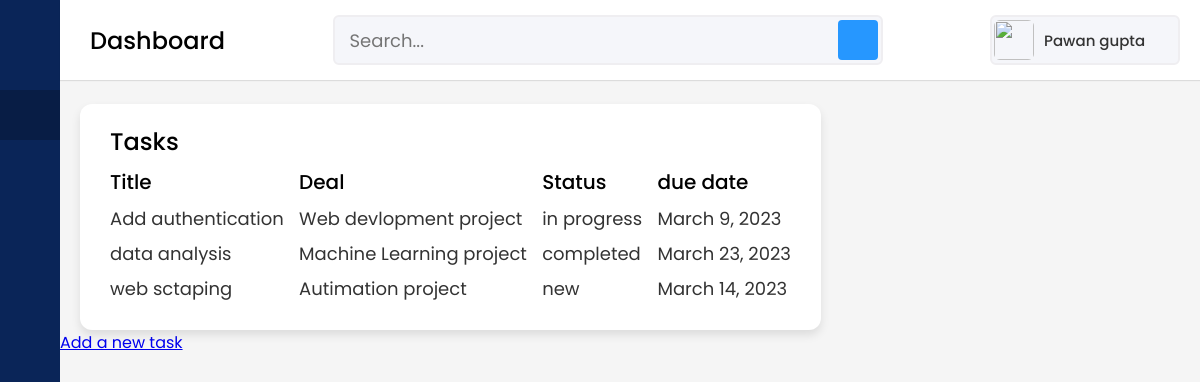
/tasks/, run on an earlier commit of the app's database.
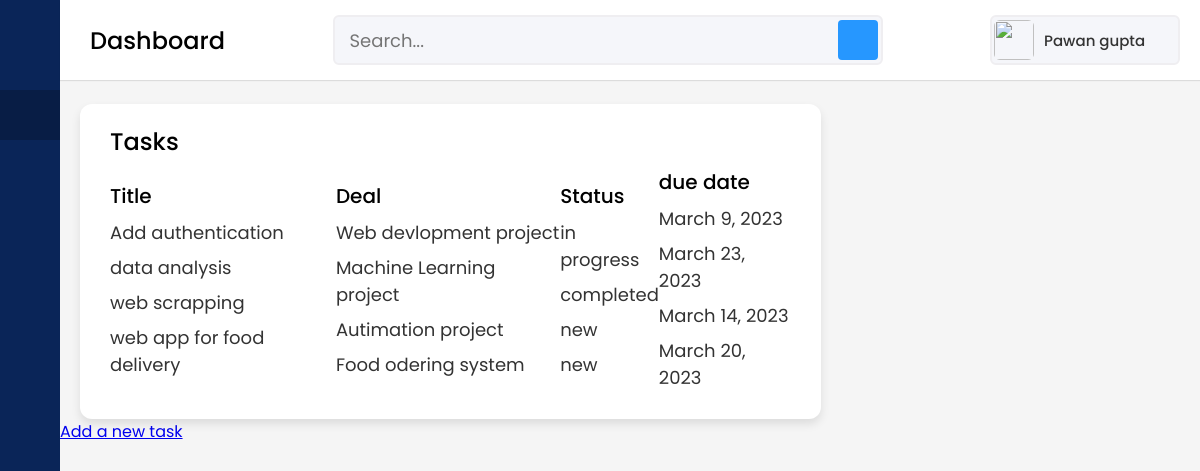
And on a later commit of the database.
### base/models.py (models this page shows, shortened)
class Task(models.Model):
    title = models.CharField(max_length=200)
    deal = models.ForeignKey(Deal, on_delete=models.CASCADE,null=True,blank=True)
    contact = models.ForeignKey(Contact, on_delete=models.CASCADE,null=True, blank=True)
    status = models.CharField(max_length=100, choices=[
        ('new', 'New'),
        ('in progress', 'In Progress'),
        ('completed', 'Completed'),
        ('deferred', 'Deferred'),
    ],null=True)
    due_date = models.DateField(null=True, blank=True)
    completed = models.BooleanField(default=False)
    created_at = models.DateTimeField(auto_now_add=True)
    updated_at = models.DateTimeField(auto_now=True)

class Deal(models.Model):
    title = models.CharField(max_length=100)
    company = models.ForeignKey(Company, on_delete=models.CASCADE,null=True)
    amount = models.DecimalField(max_digits=10, decimal_places=2,default=000)
    status = models.CharField(max_length=100, choices=[
        ('new', 'New'),
        ('in progress', 'In Progress'),
        ('won', 'Won'),
        ('lost', 'Lost'),
    ],null=True)
    created_at = models.DateTimeField(auto_now_add=True)
    updated_at = models.DateTimeField(auto_now=True)
    def __str__(self):
        return self.title

### base/views.py (the view)
# urls.py: path('tasks/', views.task_list, name='task_list'),
def task_list(request):
    tasks = Task.objects.all()
    context = {"tasks":tasks}
    return render(request,"base/task_list.html",context)

### base/templates/base/task_list.html (shortened to what this page needs)
{% extends "base/main.html"%}
{%load static %}
{% block content %}
<div class="home-content">
    <div class="sales-boxes">
      <div class="recent-sales box">
        <div class="title">Tasks</div>
        <div class="sales-details">
          <ul class="details">
            <li class="topic">Title</li>
            {% for task in tasks %}
            <li><a href="{% url 'task_detail' task.pk %}">{{ task.title }}</a></li>
            {% endfor %}
          </ul>
          <ul class="details">
            <li class="topic">Deal</li>
            {% for task in tasks %}
            <li><a href="#">{{ task.deal }}</a></li>
            {% endfor %}
          </ul>
          <ul class="details">
            <li class="topic">Status</li>
            {% for task in tasks %}
            <li><a href="#">{{ task.status }}</a></li>
            {% endfor %}
          </ul>
          <ul class="details">
            <li class="topic">due date</li>
            {% for task in tasks %}
            <li><a href="#">{{ task.due_date }}</a></li>
            {% endfor %}
          </ul>
        </div>
      </div>
      </div>
    </div>
    <a href="{% url 'task_create' %}">Add a new task</a>
{% endblock %}

What changed in the data, as far as the page shows it:
changed Task "Autimation project": title "web sctaping" → "web scrapping"
added Task: title "web app for food delivery", deal "Food odering system", status "new", due_date "March 20, 2023"
